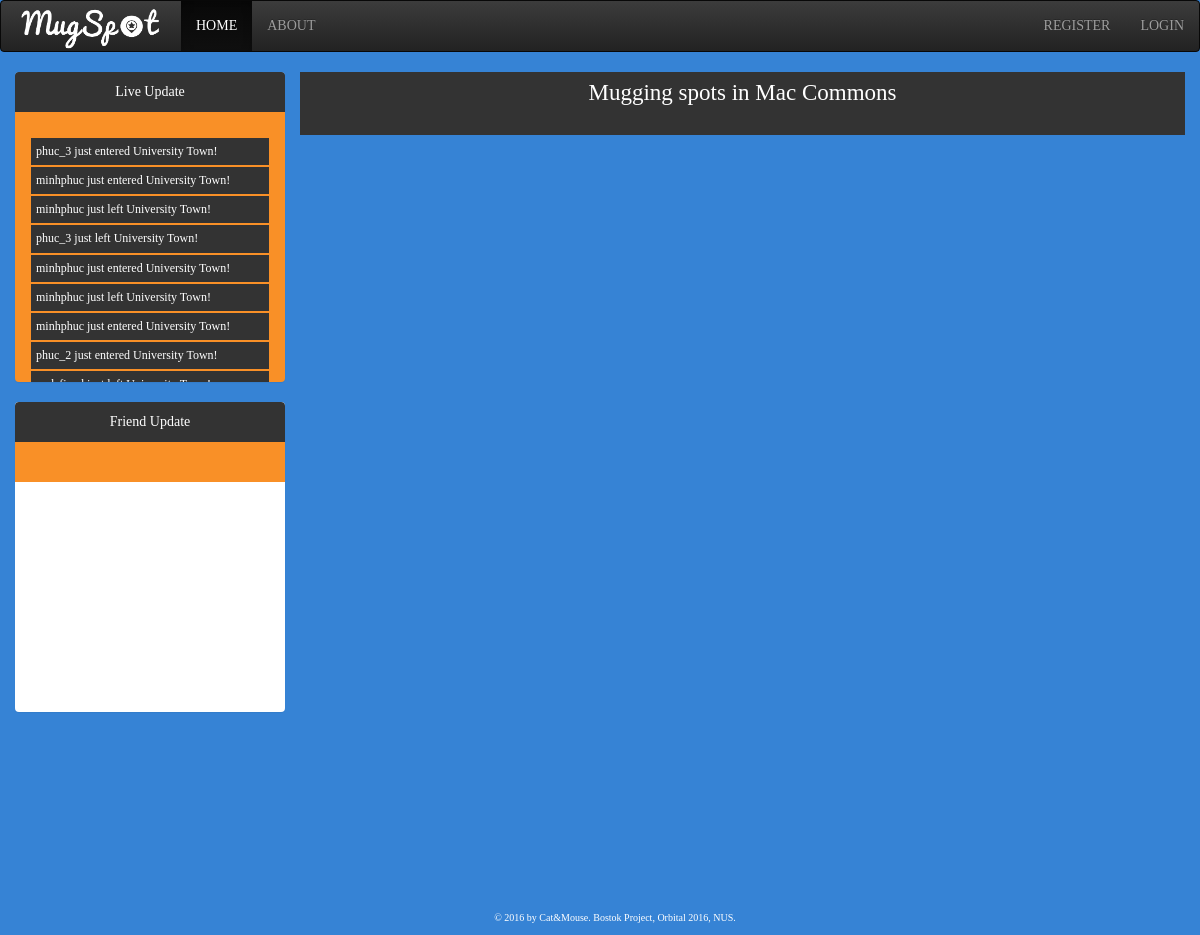
Page /mugspot/3/ on the committed database.
### mugspot/models.py (models this page shows)
class LiveUpdate(models.Model):
	username = models.CharField(max_length=200, default="")
	status = models.BooleanField(default=True)
	date_time = models.DateTimeField(default=timezone.now)
	place = models.ForeignKey(MugSpot,
		on_delete=models.CASCADE,
		blank=True,
		null=True,
		)

class MugSpot(models.Model):
	ancestor_spot = models.ForeignKey(
		'self',
		on_delete=models.CASCADE,
		null=True,
		blank=True,
		)
	spot_name = models.CharField(max_length=200)
	capacity = models.IntegerField(default=0)
	occupied = models.IntegerField(default=0)
	detail_lvl = models.IntegerField(default=0)
	lat_lmt_min = models.FloatField(default=0)
	lat_lmt_max = models.FloatField(default=0)
	lng_lmt_min = models.FloatField(default=0)
	lng_lmt_max = models.FloatField(default=0)
	def __str__(self):
		return self.spot_name

### mugspot/views.py (the view, shortened to what this page needs)
# urls.py: url(r'^(?P<place_id>[0-9]+)/$', views.index, name='index'),
def index(request, place_id=0):
	def find_pos(usr):
		place_indicator = True
		user_pos = Position.objects.filter(user=usr)
		if len(user_pos) == 0:
			return "No position object yet"
		user_pos = user_pos[0]
		all_places = MugSpot.objects.all()
		for place in all_places:
			if (place.lat_lmt_min <= user_pos.latitude <= place.lat_lmt_max) and (place.lng_lmt_min <= user_pos.longitude <= place.lng_lmt_max):
				return (place_indicator,place)
			else:
				pass
		place_indicator = False
		return (place_indicator,0)
	ancestor_place = MugSpot.objects.filter(id=place_id)
	user_1 = request.user
	user_indicator = 0 # Used to check if the user is logged in
	if (user_1.is_authenticated()):
		user_indicator = 1
	else:
		user_indicator = 0
	sessions = Session.objects.all().order_by('-expire_date')
	live_update_list = LiveUpdate.objects.all().order_by('date_time')
	"""
	all_curr_users_p = []
	all_curr_users = []
	for session in sessions:
		data = session.get_decoded()
		user_s = User.objects.filter(id=data['_auth_user_id'])[0]
		res_find_pos = find_pos(user_s) #Determine the user's location to be within the mugspots or outside the mugspots
		if res_find_pos == "No position object yet":
			pass
		else:
			user_p = Position.objects.filter(user=user_s)[0]
			all_curr_users_p.append(user_p)
			all_curr_users.append(user_s.username)
			"""
	if (len(ancestor_place)>0):
		list_places = MugSpot.objects.filter(ancestor_spot=ancestor_place[0]).order_by('-spot_name')
		return render(request, 'mugspot/index.html', {
				'list_places':list_places,
				'place':ancestor_place[0].__str__,
				'user_indicator': user_indicator,
				'username': user_1.username,
				'live_update_list': live_update_list,
				'user': user_1,
			})

### mugspot/templates/mugspot/index.html (shortened to what this page needs)
<!DOCTYPE html>
<html lang="en">
	<head>
		<link rel="stylesheet" href="https://maxcdn.bootstrapcdn.com/bootstrap/3.3.6/css/bootstrap-theme.min.css">
		<link rel="stylesheet" href="https://maxcdn.bootstrapcdn.com/bootstrap/3.3.6/css/bootstrap.min.css">
	</head>
	<body>
		{% load staticfiles %}
		<nav class="navbar navbar-inverse">
	  		<div class="container-fluid">
    			<div class="navbar-header">
					<a class="navbar-brand" href="{% url 'mugspot:index' %}"><img src="{% static 'mugspot/logo.png' %}" width="150" height="45" style="position: relative; top:-10px; "  alt="Logo"></a>
				</div>
    			<div class="nav navbar-nav">
      				<li class="active"><a href = "{% url 'mugspot:index' %}">HOME</a></li>
      				<li><a href="{% url 'mugspot:about' %}"> ABOUT </a></li>
    			</div>
    			{% if user_indicator == 1 %}
    			<div class="nav navbar-nav navbar-right">
        			<li> <a href="{% url 'mugspot:user_profile_view' user.id %}"> MY PROFILE &nbsp; <span class="glyphicon glyphicon-menu-hamburger"></span></a> </li>
      			</div>
      			{% else %}
    			<div class="nav navbar-nav navbar-right">
      				<li> <a href="{% url 'mugspot:register' %}"> REGISTER</a> </li>
      				<li> <a href="{% url 'mugspot:login' %}"> LOGIN</a> </li>
      			</div>
      			{% endif %}
  			</div>
		</nav>
		<div class="row">
			<div class="container-fluid">
				<div class = "col-md-3" style="padding:0px;">
					<div class="container-fluid">
						{% if user_indicator == 0 %}
						<div class="panel panel-default" style="height:310px;" >
							<div class="panel-heading"> Live Update </div>
							<div class="panel-body">
								<div id="live_update">
									<ul>
									{% for live_update_element in live_update_list %}
										{% if live_update_element.place == null and live_update_element.status == True %}
										<li>
											{{ live_update_element.username }} just entered a new MugSpot!
										</li>
											{% elif live_update_element.place == null and live_update_element.status != True %}
										<li>
											{{ live_update_element.username }} just left a new MugSpot!
										</li>
											{% elif live_update_element.place != null and live_update_element.status != True %}
										<li>
											{{ live_update_element.username }} just left {{ live_update_element.place.spot_name }}!
										</li>
											{% else %}
										<li>
											{{ live_update_element.username }} just entered {{ live_update_element.place.spot_name }}!
										</li>
											{% endif %}
										{% endfor %}
									</ul>
								</div>
							</div>
						</div>
						<div class="panel panel-default" style ="height:310px;">
							<div class="panel-heading"> Friend Update </div>
							<div class="panel-body">
							</div>
						</div>
						{% endif %}
				   		<div class="bottom-default"> &copy; 2016 by Cat&Mouse. Bostok Project, Orbital 2016, NUS. </div>
					</div>
				</div>
				<div class = "col-md-9" style="padding-left:0px">
					<div style="background-color: #333333; padding-top:5px; padding-bottom:5px;">
						<p style="font-size:23px; text-align: center; "> Mugging spots in {{ place }}</p>
					</div>
					<div>
						<div id="map"></div>
					</div>
				</div>
			</div>
		</div>
	</body>
</html>

### mugspot/templates/mugspot/index.html (style rules this page uses)
#map { height: 800px; }
.panel { text-align: center; border: none; overflow: scroll; }
.panel > .panel-heading { background-image: none; background-color: #333333!important; color: white; border: none; }
.panel > .panel-body { background-image: none; background-color: #F99027; color: white; border: none; overflow-:scroll; }
.bottom-default { position: fixed; bottom: 10px; font-size: 10px; color: white; width: 100%; text-align: center; }
a { color: #4494E8 ; }
body { background-color:#3683D5; width: 100%; height: 100%; font-family: "Palatino Linotype", "Book Antiqua", Palatino, serif; overflow: scroll; color: white; }
ul { list-style:none; }
ul li { float:left; width:120%; padding:5px; margin-left: -40px; margin-right: 40px; text-align: left; font-size:12px; border:1px solid ; border-color: #F99027; background-color: #333333; }

### rows in the picture
LiveUpdate: username "phuc_3", place.spot_name "University Town"
LiveUpdate: username "minhphuc", place.spot_name "University Town"
LiveUpdate: username "minhphuc", place.spot_name "University Town"
LiveUpdate: username "phuc_3", place.spot_name "University Town"
LiveUpdate: username "minhphuc", place.spot_name "University Town"
LiveUpdate: username "minhphuc", place.spot_name "University Town"
LiveUpdate: username "minhphuc", place.spot_name "University Town"
LiveUpdate: username "phuc_2", place.spot_name "University Town"
MugSpot: spot_name "Mac Commons"
